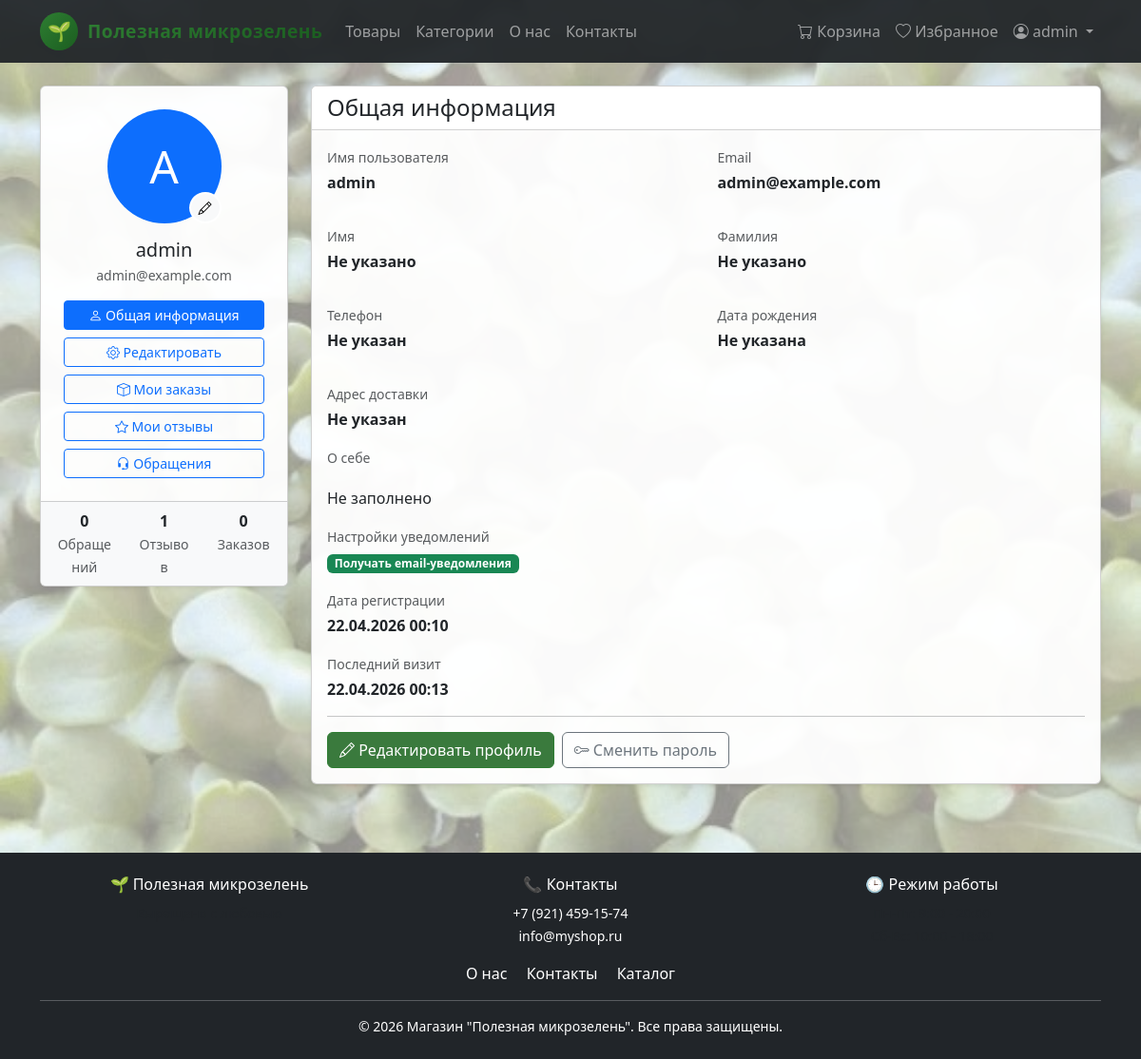
/profile/ (signed in), run on the app's committed database.
### shop/models.py (models this page shows, shortened)
class UserProfile(models.Model):
    user = models.OneToOneField(
        User,
        on_delete=models.CASCADE,
        verbose_name="Пользователь",
        related_name='profile'
    )
    phone = models.CharField(
        max_length=20,
        verbose_name="Телефон",
        blank=True,
        null=True
    )
    birth_date = models.DateField(
        verbose_name="Дата рождения",
        blank=True,
        null=True
    )
    bonus_points = models.PositiveIntegerField(
    default=0,
    verbose_name="Бонусные баллы"
    )
    default_address = models.TextField(
        verbose_name="Адрес доставки",
        blank=True,
        null=True,
        help_text="Адрес доставки по умолчанию"
    )
    avatar = models.ImageField(
        upload_to='avatars/',
        verbose_name="Фотография профиля",
        blank=True,
        null=True,
        help_text="Загрузите ваше фото (до 2 МБ, форматы: JPG, PNG)"
    )
    bio = models.TextField(
        verbose_name="О себе",
        blank=True,
        null=True,
        max_length=500,
        help_text="Расскажите немного о себе"
    )
    email_notifications = models.BooleanField(
        verbose_name="Получать email-уведомления",
        default=True
    )
    created_at = models.DateTimeField(
        auto_now_add=True,
        verbose_name="Дата создания профиля"
    )
    updated_at = models.DateTimeField(
        auto_now=True,
        verbose_name="Дата обновления"
    )
    class Meta:
        verbose_name = "Профиль пользователя"
        verbose_name_plural = "Профили пользователей"
        db_table = 'user_profiles'
    def get_full_name_or_username(self):
        if self.user.get_full_name():
            return self.user.get_full_name()
        return self.user.username
    @property
    def initials(self):
        name_parts = self.user.get_full_name().split()
        if len(name_parts) >= 2:
            return f"{name_parts[0][0]}{name_parts[1][0]}".upper()
        elif self.user.username:
            return self.user.username[0].upper()
        return "U"

### shop/views.py (the view)
# urls.py: path('profile/', views.ProfileView.as_view(), name='profile'),
class ProfileView(LoginRequiredMixin, DetailView):
    model = UserProfile
    template_name = 'shop/profile/profile_detail.html'
    context_object_name = 'profile'
    def get_object(self, queryset=None):
        profile, created = UserProfile.objects.get_or_create(user=self.request.user)
        return profile
    def get_context_data(self, **kwargs):
        context = super().get_context_data(**kwargs)
        context['title'] = 'Мой профиль'
        from .models import SupportTicket, ProductReview
        context['stats'] = {
            'tickets_count': SupportTicket.objects.filter(user=self.request.user).count(),
            'reviews_count': ProductReview.objects.filter(user=self.request.user).count(),
            'open_tickets': SupportTicket.objects.filter(
                user=self.request.user,
                status__in=['new', 'in_progress']
            ).count(),
        }
        return context

### shop/templates/shop/profile/profile_detail.html
{% extends 'shop/profile/base_profile.html' %}
{% block profile_content %}
<div class="card shadow-sm">
    <div class="card-header bg-white">
        <h4 class="mb-0">Общая информация</h4>
    </div>
    <div class="card-body">
        <div class="row">
            <div class="col-md-6 mb-3">
                <label class="text-muted small mb-1">Имя пользователя</label>
                <p class="fw-bold">{{ user.username }}</p>
            </div>
            <div class="col-md-6 mb-3">
                <label class="text-muted small mb-1">Email</label>
                <p class="fw-bold">{{ user.email }}</p>
            </div>
        </div>
        <div class="row">
            <div class="col-md-6 mb-3">
                <label class="text-muted small mb-1">Имя</label>
                <p class="fw-bold">{{ user.first_name|default:"Не указано" }}</p>
            </div>
            <div class="col-md-6 mb-3">
                <label class="text-muted small mb-1">Фамилия</label>
                <p class="fw-bold">{{ user.last_name|default:"Не указано" }}</p>
            </div>
        </div>
        <div class="row">
            <div class="col-md-6 mb-3">
                <label class="text-muted small mb-1">Телефон</label>
                <p class="fw-bold">{{ profile.phone|default:"Не указан" }}</p>
            </div>
            <div class="col-md-6 mb-3">
                <label class="text-muted small mb-1">Дата рождения</label>
                <p class="fw-bold">
                    {% if profile.birth_date %}
                        {{ profile.birth_date|date:"d.m.Y" }}
                        {% if profile.age %}
                            <span class="badge bg-info ms-2">{{ profile.age }} лет</span>
                        {% endif %}
                    {% else %}
                        Не указана
                    {% endif %}
                </p>
            </div>
        </div>
        <div class="mb-3">
            <label class="text-muted small mb-1">Адрес доставки</label>
            <p class="fw-bold">{{ profile.default_address|default:"Не указан" }}</p>
        </div>
        <div class="mb-3">
            <label class="text-muted small mb-1">О себе</label>
            <p class="fw-bold">{{ profile.bio|default:"Не заполнено"|linebreaks }}</p>
        </div>
        <div class="mb-3">
            <label class="text-muted small mb-1">Настройки уведомлений</label>
            <p class="fw-bold">
                {% if profile.email_notifications %}
                    <span class="badge bg-success">Получать email-уведомления</span>
                {% else %}
                    <span class="badge bg-secondary">Не получать уведомления</span>
                {% endif %}
            </p>
        </div>
        <div class="mb-3">
            <label class="text-muted small mb-1">Дата регистрации</label>
            <p class="fw-bold">{{ user.date_joined|date:"d.m.Y H:i" }}</p>
        </div>
        <div class="mb-3">
            <label class="text-muted small mb-1">Последний визит</label>
            <p class="fw-bold">{{ user.last_login|date:"d.m.Y H:i"|default:"Никогда" }}</p>
        </div>
        <hr>
        <div class="d-flex gap-2">
            <a href="{% url 'shop:profile_edit' %}" class="btn btn-primary">
                <i class="bi bi-pencil"></i> Редактировать профиль
            </a>
            <a href="{% url 'password_change' %}" class="btn btn-outline-secondary">
                <i class="bi bi-key"></i> Сменить пароль
            </a>
        </div>
    </div>
</div>
{% endblock %}

### shop/templates/shop/profile/base_profile.html (shortened to what this page needs)
{% extends 'shop/base.html' %}
{% block content %}
<div class="row">
    <div class="col-md-3 mb-4">
        <div class="card shadow-sm">
            <div class="card-body text-center p-4">
                <div class="position-relative d-inline-block mb-3">
                    {% if profile.avatar %}
                        <img src="{{ profile.avatar.url }}" alt="{{ user.username }}"
                             class="rounded-circle img-thumbnail" width="120" height="120"
                             style="object-fit: cover;">
                    {% else %}
                        <div class="bg-primary text-white rounded-circle d-flex align-items-center justify-content-center mx-auto"
                             style="width: 120px; height: 120px; font-size: 3rem;">
                            {{ profile.initials }}
                        </div>
                    {% endif %}
                    <a href="{% url 'shop:profile_edit' %}#avatar"
                       class="btn btn-sm btn-light rounded-circle position-absolute bottom-0 end-0"
                       style="border: 2px solid #fff;">
                        <i class="bi bi-pencil"></i>
                    </a>
                </div>
                <h5 class="mb-1">{{ profile.get_full_name_or_username }}</h5>
                <p class="text-muted small mb-3">{{ user.email }}</p>
                <div class="d-grid gap-2">
                    <a href="{% url 'shop:profile' %}"
                       class="btn btn-outline-primary btn-sm {% if request.resolver_match.url_name == 'profile' %}active{% endif %}">
                        <i class="bi bi-person"></i> Общая информация
                    </a>
                    <a href="{% url 'shop:profile_edit' %}"
                       class="btn btn-outline-primary btn-sm {% if request.resolver_match.url_name == 'profile_edit' %}active{% endif %}">
                        <i class="bi bi-gear"></i> Редактировать
                    </a>
                    <a href="{% url 'shop:profile_orders' %}"
                       class="btn btn-outline-primary btn-sm {% if request.resolver_match.url_name == 'profile_orders' %}active{% endif %}">
                        <i class="bi bi-box"></i> Мои заказы
                    </a>
                    <a href="{% url 'shop:profile_reviews' %}"
                       class="btn btn-outline-primary btn-sm {% if request.resolver_match.url_name == 'profile_reviews' %}active{% endif %}">
                        <i class="bi bi-star"></i> Мои отзывы
                    </a>
                    <a href="{% url 'shop:profile_tickets' %}"
                       class="btn btn-outline-primary btn-sm {% if request.resolver_match.url_name == 'profile_tickets' %}active{% endif %}">
                        <i class="bi bi-headset"></i> Обращения
                    </a>
                </div>
            </div>
            <div class="card-footer bg-light">
                <div class="row text-center">
                    <div class="col-4">
                        <span class="d-block fw-bold">{{ stats.tickets_count|default:0 }}</span>
                        <small class="text-muted">Обращений</small>
                    </div>
                    <div class="col-4">
                        <span class="d-block fw-bold">{{ stats.reviews_count|default:0 }}</span>
                        <small class="text-muted">Отзывов</small>
                    </div>
                    <div class="col-4">
                        <span class="d-block fw-bold">{{ stats.orders_count|default:0 }}</span>
                        <small class="text-muted">Заказов</small>
                    </div>
                </div>
            </div>
        </div>
    </div>
    <div class="col-md-9">
        {% block profile_content %}{% endblock %}
    </div>
</div>
{% endblock %}

### shop/templates/shop/base.html (shortened to what this page needs)
<!DOCTYPE html>
<html lang="ru">
<head>
    <link href="https://cdn.jsdelivr.net/npm/bootstrap@5.3.0/dist/css/bootstrap.min.css" rel="stylesheet">
    <link rel="stylesheet" href="https://cdn.jsdelivr.net/npm/bootstrap-icons@1.11.1/font/bootstrap-icons.css">
    {% load static %}
    <link rel="stylesheet" href="{% static 'shop/css/custom.css' %}">
</head>
<body>
    <nav class="navbar navbar-expand-lg navbar-dark bg-dark">
        <div class="container">
            <a class="navbar-brand" href="{% url 'shop:home' %}">
                <div class="logo-placeholder">🌱</div>
                <span class="logo-text">Полезная микрозелень</span>
            </a>
            <div class="collapse navbar-collapse" id="navbarNav">
                <ul class="navbar-nav me-auto">
                    <li class="nav-item">
                        <a class="nav-link" href="{% url 'shop:product_list' %}">Товары</a>
                    </li>
                    <li class="nav-item">
                        <a class="nav-link" href="{% url 'shop:category_list' %}">Категории</a>
                    </li>
                    <li class="nav-item">
                        <a class="nav-link" href="{% url 'shop:about' %}">О нас</a>
                    </li>
                    <li class="nav-item">
                        <a class="nav-link" href="{% url 'shop:contact' %}">Контакты</a>
                    </li>
                </ul>
                <ul class="navbar-nav">
                    <li class="nav-item">
                        <a class="nav-link" href="{% url 'shop:cart' %}">
                            <i class="bi bi-cart"></i> Корзина
                        </a>
                    </li>
                    <li class="nav-item">
                        <a class="nav-link" href="{% url 'shop:wishlist' %}">
                            <i class="bi bi-heart"></i> Избранное
                        </a>
                    </li>
                    {% if user.is_authenticated %}
                    <li class="nav-item dropdown">
                        <a class="nav-link dropdown-toggle" href="#" id="userDropdown" role="button"
                           data-bs-toggle="dropdown" aria-expanded="false">
                            <i class="bi bi-person-circle"></i> {{ user.username }}
                        </a>
                    </li>
                    {% endif %}
                </ul>
            </div>
        </div>
    </nav>
    <main class="container my-4">
        {% block content %}{% endblock %}
    </main>
<footer class="bg-dark text-white text-center py-4 mt-5">
    <div class="container">
        <div class="row">
            <div class="col-md-4 mb-3 mb-md-0">
                <h6>🌱 Полезная микрозелень</h6>
                <small class="text-muted">Выращено с любовью</small>
            </div>
            <div class="col-md-4 mb-3 mb-md-0">
                <h6>📞 Контакты</h6>
                <small><a href="tel:+79214591574" class="text-white text-decoration-none">+7 (921) 459-15-74</a></small><br>
                <small><a href="mailto:info@myshop.ru" class="text-white text-decoration-none">info@myshop.ru</a></small>
            </div>
            <div class="col-md-4">
                <h6>🕒 Режим работы</h6>
                <small class="text-muted">Пн-Пт: 9:00 - 20:00</small><br>
                <small class="text-muted">Сб-Вс: 10:00 - 18:00</small>
            </div>
        </div>
        <div class="row mt-3">
            <div class="col-12">
                <a href="{% url 'shop:about' %}" class="text-white text-decoration-none me-3">О нас</a>
                <a href="{% url 'shop:contact' %}" class="text-white text-decoration-none me-3">Контакты</a>
                <a href="{% url 'shop:product_list' %}" class="text-white text-decoration-none">Каталог</a>
            </div>
        </div>
        <hr class="my-3 bg-secondary">
        <p class="mb-0 small">&copy; 2026 Магазин "Полезная микрозелень". Все права защищены.</p>
    </div>
</footer>
</body>
</html>

### data on the page
UserProfile: initials "A", get_full_name_or_username "admin", phone "Не указан", default_address "Не указан", bio "Не заполнено"

### other printed values
{{ user.username }} "admin"
{{ user.email }} "admin@example.com"
{{ stats.tickets_count|default:0 }} "0"
{{ stats.reviews_count|default:0 }} "1"
{{ stats.orders_count|default:0 }} "0"
{{ user.first_name|default:"Не указано" }} "Не указано"
{{ user.last_name|default:"Не указано" }} "Не указано"
{{ user.date_joined|date:"d.m.Y H:i" }} "22.04.2026 00:10"
{{ user.last_login|date:"d.m.Y H:i"|default:"Никогда" }} "22.04.2026 00:13"
